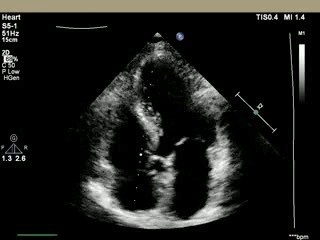
#> input picture evidence/missed-transition.jpg, 320 x 240 px
$ python -i frames.py   (imports and definitions only)
#> lines starting #> are read from the running program, lines starting #| are printed output that depends on the picture
#> further down, picture is the input picture: PIL image 320x240 RGB; mean R, G, B 29.9, 30, 27.7
"""Reading a recording as the model reads it.

Every recording is brought to a 10 Hz grid (the nearest source frame at each 0.1 s), each frame is resized so that its
short side is 256 pixels, cropped to the central 224 x 224 and reduced to grey levels (the mean of the three channels,
repeated in three channels). Nothing else is done to the image: no masking, no intensity change.

Three sources are read:
  DICOM cine    compressed 8-bit frames are taken from the file without decoding the others (dicom_frames.py) and
                decoded by Pillow. This is the path that produced the project's MIMIC-IV-Echo numbers. Other DICOM
                files (uncompressed, more than 8 bits, a compression Pillow does not read) go through pydicom's
                own decoder; `Recording.reader` says which path a file took.
  video file    decoded by OpenCV (mp4, avi, mov, ...).
  image folder  one 8-bit image per frame, in natural file-name order; needs the frame rate.

A file's own frame rate is always used. The rate passed by the caller serves only inputs that carry none.
"""
from __future__ import annotations

import io
import re
from dataclasses import dataclass
from pathlib import Path

import numpy as np
from PIL import Image

from . import dicom_frames

HZ = 10.0
SIDE = 224
VIDEO_SUFFIXES = (".mp4", ".avi", ".mov", ".mkv", ".m4v", ".webm", ".mpg", ".mpeg", ".wmv")
DICOM_SUFFIXES = (".dcm", ".dicom")
IMAGE_SUFFIXES = (".jpg", ".jpeg", ".png", ".bmp")
EIGHT_BIT_MODES = ("1", "L", "LA", "P", "RGB", "RGBA", "YCbCr", "CMYK")
PILLOW_READER = "dicom, compressed frames decoded by Pillow"
PYDICOM_READER = "dicom, decoded by pydicom"


class ReadError(ValueError):
    """The recording cannot be read; the message says why."""


@dataclass(frozen=True)
class Recording:
    name: str
    frames: np.ndarray  # (n, 224, 224, 3) uint8: the 10 Hz samples as the model reads them
    fps: float
    n_source_frames: int
    reader: str


def crop_uint8(image: Image.Image) -> np.ndarray:
    """Short side to 256 (bilinear), central 224 x 224, uint8 (224, 224, 3)."""
    image = image.convert("RGB")
    width, height = image.size
#> width = 320; height = 240
    scale = 256 / min(width, height)
#> scale = 1.07
    image = image.resize((max(SIDE, round(width * scale)), max(SIDE, round(height * scale))), Image.BILINEAR)
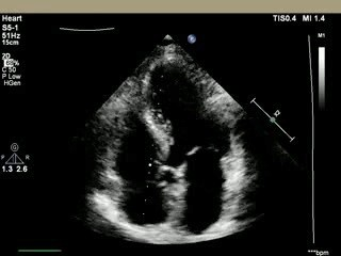
#> image: PIL image 341x256 RGB; mean R, G, B 29.9, 30, 27.7
    width, height = image.size
#> width = 341; height = 256
    left, top = (width - SIDE) // 2, (height - SIDE) // 2
#> left = 58; top = 16
    return np.asarray(image.crop((left, top, left + SIDE, top + SIDE)), dtype=np.uint8)
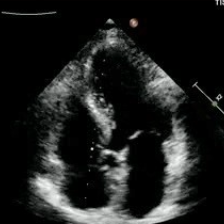
#> returned value: shape (224, 224, 3); mean of channels 0, 1, 2 30.7, 31.6, 30.4; drawn as B, G, R


# [17 lines left out: functions to_grey, is_dicom, not called in this run]


def _usable(rate: float | None) -> bool:
    return rate is not None and bool(np.isfinite(rate)) and rate > 0


# [103 lines left out: functions _rate, _from_crops, _read_dicom, _read_dicom_decoded, _read_video, not called in this run]


def _natural(path: Path) -> list:
    return [int(part) if part.isdigit() else part.lower() for part in re.split(r"(\d+)", path.name)]


def _visible_files(folder: Path) -> list[Path]:
    return [p for p in folder.iterdir() if p.is_file() and not p.name.startswith(".")]


# [40 lines left out: functions _read_image_folder, read_recording, _is_frame_folder, not called in this run]


def _skipped(relative: Path) -> bool:
    """Hidden files, macOS archive leftovers and the DICOM directory file are never recordings."""
    return any(part.startswith(".") or part == "__MACOSX" for part in relative.parts) or relative.name.upper() == "DICOMDIR"


# [21 lines left out: function find_recordings, not called in this run]

>>> from PIL import Image
>>> picture = Image.open('../../evidence/missed-transition.jpg')
>>> result = crop_uint8(picture)

$ run again, on evidence/native-switches.jpg
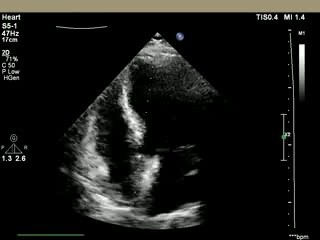
#> input picture evidence/native-switches.jpg, 320 x 240 px
#> picture is the input picture: PIL image 320x240 RGB; mean R, G, B 25.6, 25.6, 23.4
#> in crop_uint8, `image = image.resize((max(SIDE, round(width * scale)), max(SIDE, round..`:
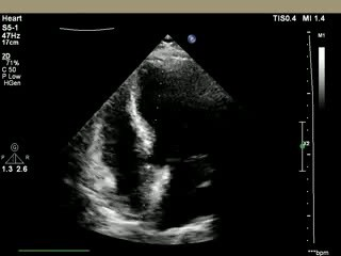
#> image: PIL image 341x256 RGB; mean R, G, B 25.6, 25.6, 23.4
#> in crop_uint8, `return np.asarray(image.crop((left, top, left + SIDE, top + SIDE)), dt..`:
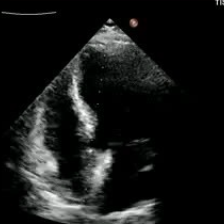
#> returned value: shape (224, 224, 3); mean of channels 0, 1, 2 24.4, 25.2, 24.2; drawn as B, G, R
